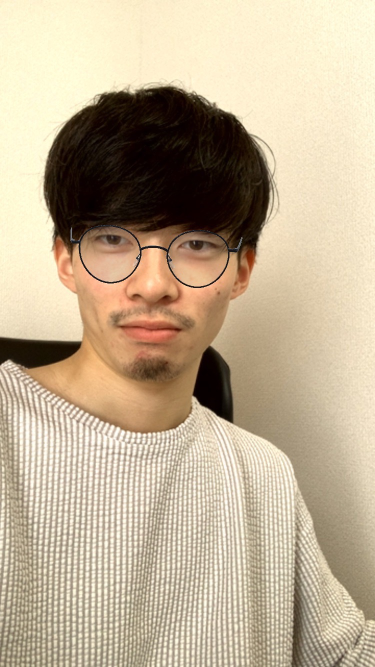
#> input picture src/assets/shaun.jpg, 750 x 1334 px (shown at 1/2 size)
$ jupyter execute --allow-errors samplecode.ipynb   (shell and % lines are left out)
#> lines starting #> are read from the running program, lines starting #| are printed output that depends on the picture
[cell 1]
import numpy as np
import cv2
import math
from ipywidgets import interact, IntSlider , Select
import matplotlib.pyplot as plt

[cell 2]

x1 = IntSlider(value=1, min=1, max=20, step=1, description='x:',)
y1 = IntSlider(value=1, min=1, max=20, step=1, description='y:',)
files = ['../src/assets/shaun.jpg']
selected = Select(description='画像', options=files, rows=5,)

def show_plot(col1, col2 , col3):
    img = cv2.imread(col3)
    (h, w, c) = img.shape
    flex_x = np.zeros((h,w),np.float32)
    flex_y = np.zeros((h,w),np.float32)
    dst = cv2.remap(img,flex_x,flex_y,cv2.INTER_LINEAR)
    for y in range(int(h/2)):
        for x in range(int(w/2)):
            flex_x[y,x] = x + math.sin(x/30) * col1
            flex_y[y,x] = y + math.cos(y/30) * col2
    #h/2* w/2 size
    dst = cv2.remap(img,flex_x,flex_y,cv2.INTER_LINEAR)
    dst = cv2.cvtColor(dst , cv2.COLOR_BGR2RGB)
    plt.imshow(dst)
    type(dst)
    new_img = cv2.imread(col3)
    new_img = cv2.cvtColor(new_img , cv2.COLOR_BGR2RGB)
    for y in range(int(h/2)):
        for x in range(int(w/2)):
            new_img[y,x] = dst[y,x]
    plt.figure(figsize=(10,10))
    plt.tick_params(labelbottom=False,labelleft=False,labelright=False,labeltop=False)
    plt.imshow(new_img)
    plt.show()

interact(show_plot, col1=x1, col2=y1 , col3 = selected)
#> the sliders are set to col1 = 1, col2 = 1, col3 = <module 'ipywidgets.Select_' f
#> (the call stopped at in show_plot, `img = cv2.imread(col3)`: ipywidgets is not available in this run)

[cell 3]
#0~20
x_volume = 10
y_volume = 10

file = '../src/assets/shaun.jpg'
path='../src/assets/'
img = cv2.imread(file)
#> img is the input picture: shape (1334, 750, 3); mean B, G, R 148.4, 174.4, 191.3
(h, w, c) = img.shape
#> h = 1334; w = 750; c = 3
flex_x = np.zeros((h,w),np.float32)
flex_y = np.zeros((h,w),np.float32)
dst = cv2.remap(img,flex_x,flex_y,cv2.INTER_LINEAR)
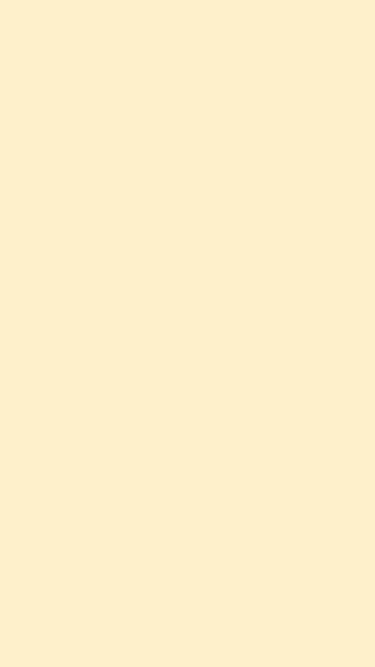
#> dst: shape (1334, 750, 3) (shown at 1/2 size); mean B, G, R 203, 240, 254
for y in range(int(h/2)):
    for x in range(int(w/2)):
        flex_x[y,x] = x + math.sin(x/30) * x_volume
        flex_y[y,x] = y + math.cos(y/30) * y_volume
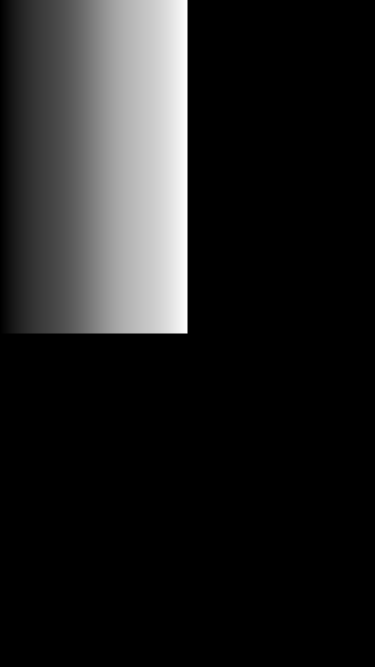
#> flex_x: shape (1334, 750) float32 (shown at 1/2 size); min 0, max 373, mean 46.8; drawn with min black and max white
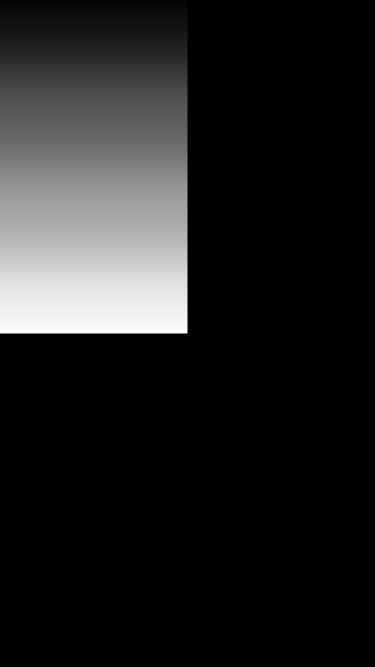
#> flex_y: shape (1334, 750) float32 (shown at 1/2 size); min 0, max 656.2, mean 83.2; drawn with min black and max white
#h/2* w/2 size
dst = cv2.remap(img,flex_x,flex_y,cv2.INTER_LINEAR)
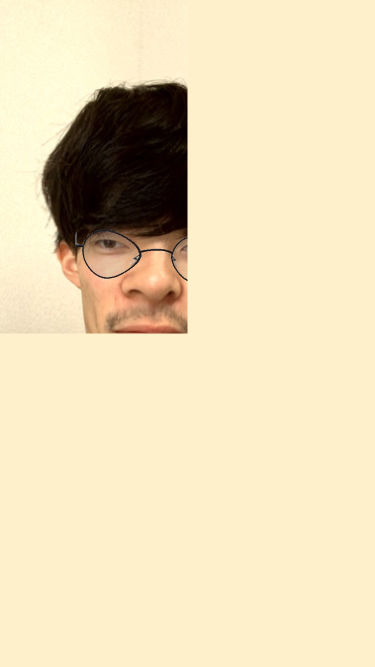
#> dst: shape (1334, 750, 3) (shown at 1/2 size); mean B, G, R 184.5, 218.8, 233.9
dst = cv2.cvtColor(dst , cv2.COLOR_BGR2RGB)
new_img = cv2.imread(file)
new_img = cv2.cvtColor(new_img , cv2.COLOR_BGR2RGB)
for y in range(int(h/2)):
    for x in range(int(w/2)):
        new_img[y,x] = dst[y,x]
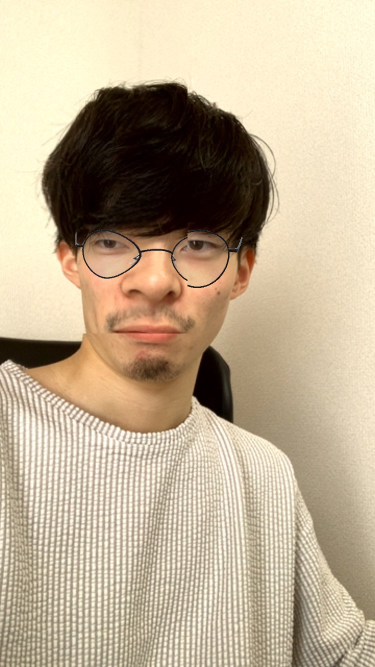
#> new_img: shape (1334, 750, 3) (shown at 1/2 size); mean R, G, B 190.9, 174.1, 148.2
plt.figure(figsize=(10,10))
plt.tick_params(labelbottom=False,labelleft=False,labelright=False,labeltop=False)
plt.imshow(new_img)
plt.show()

[cell 4]
import skimage.transform
from PIL import Image
import numpy as np

def distort(file_path, roi_points, from_points, to_points):
    im = Image.open(file_path).convert('RGBA')
    from_points = np.concatenate((roi_points, from_points))
    to_points = np.concatenate((roi_points, to_points))
    affin = skimage.transform.PiecewiseAffineTransform()
    affin.estimate(to_points, from_points)
    im_array = skimage.transform.warp(im, affin)
    im_array = np.array(im_array * 255., dtype=np.uint8)
    if im_array.shape[2] == 1:
        im_array = im_array.reshape((im_array.shape[0],im_array.shape[1]))
    warped_im = Image.fromarray(im_array, 'RGBA')
    im.paste(warped_im, (0, 0), warped_im)
    return im

[cell 5]
file_path = '../src/assets/shaun.jpg'
roi_points = [(100,100),(400,100),(400,400),(100,400)]
from_points = [(300,300),(250,250)]
to_points = [(350,350),(200,200)]
#im = distort(file_path, roi_points, from_points, to_points)
im = Image.open(file_path).convert('RGBA')
from_points = np.concatenate((roi_points, from_points))
to_points = np.concatenate((roi_points, to_points))
affin = skimage.transform.PiecewiseAffineTransform()
affin.estimate(to_points, from_points)
print(type(affin))
#> (the rest of this cell did not finish here and is left out)

$ run again, with src/assets/chino.jpg copied over src/assets/shaun.jpg
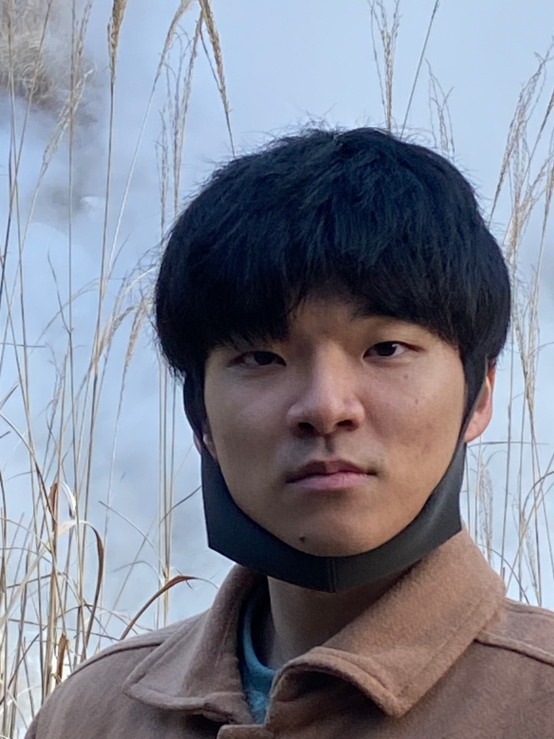
#> input picture src/assets/chino.jpg, 1108 x 1478 px (shown at 1/2 size)
#> img is the input picture: shape (1478, 1108, 3); mean B, G, R 144.7, 131.1, 127.6
#> `dst = cv2.remap(img,flex_x,flex_y,cv2.INTER_LINEAR)`:
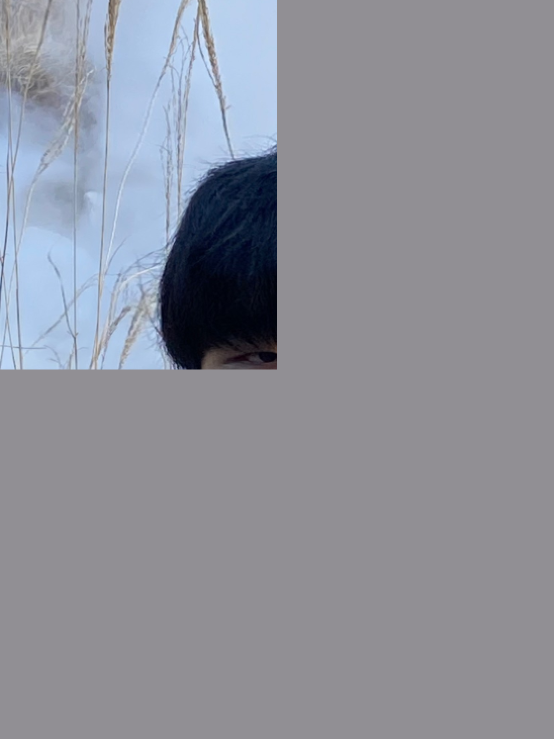
#> dst: shape (1478, 1108, 3) (shown at 1/2 size); mean B, G, R 154.7, 145, 142.5
#> after the loop `for y in range(int(h/2)):`:
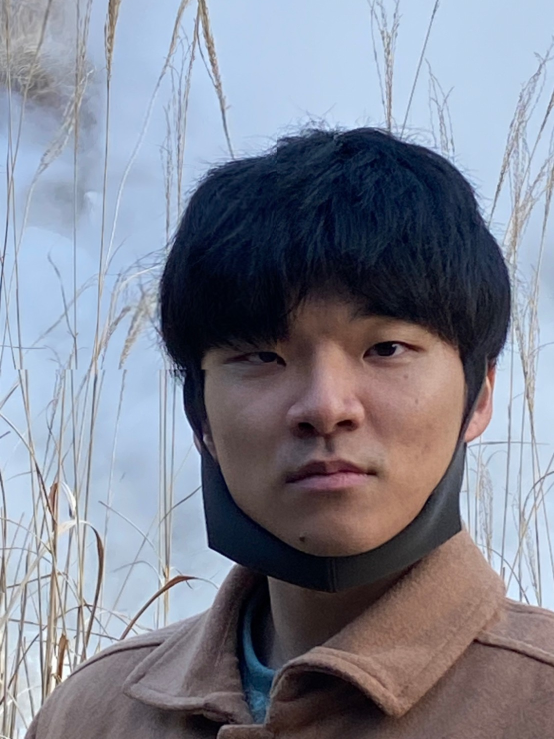
#> new_img: shape (1478, 1108, 3) (shown at 1/2 size); mean R, G, B 127.9, 131.4, 145.1

$ run again, with src/assets/ise.jpg copied over src/assets/shaun.jpg
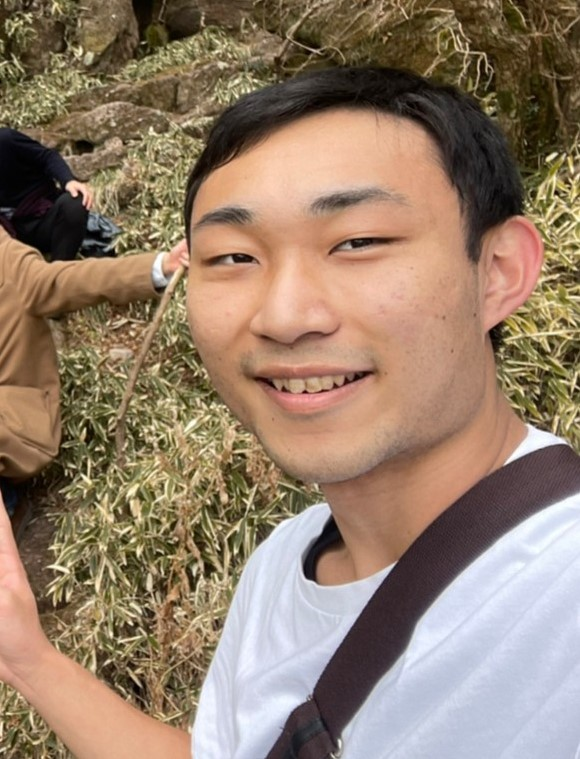
#> input picture src/assets/ise.jpg, 580 x 759 px
#> img is the input picture: shape (759, 580, 3); mean B, G, R 106.8, 126.6, 148.4
#> `dst = cv2.remap(img,flex_x,flex_y,cv2.INTER_LINEAR)`:
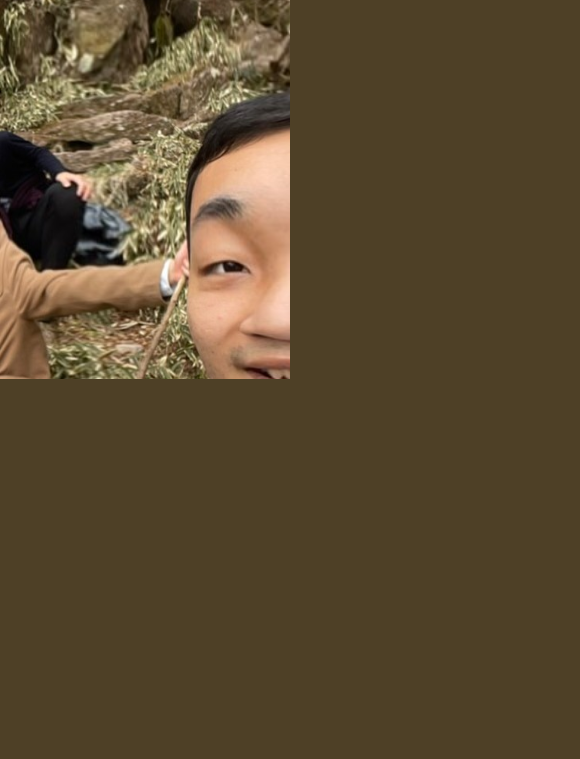
#> dst: shape (759, 580, 3); mean B, G, R 48.8, 75, 91.2
#> after the loop `for y in range(int(h/2)):`:
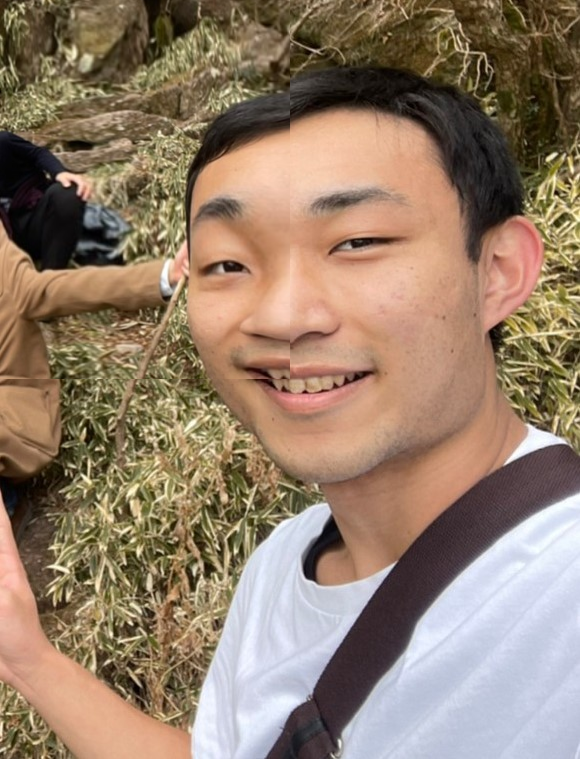
#> new_img: shape (759, 580, 3); mean R, G, B 148.4, 126.7, 106.9
